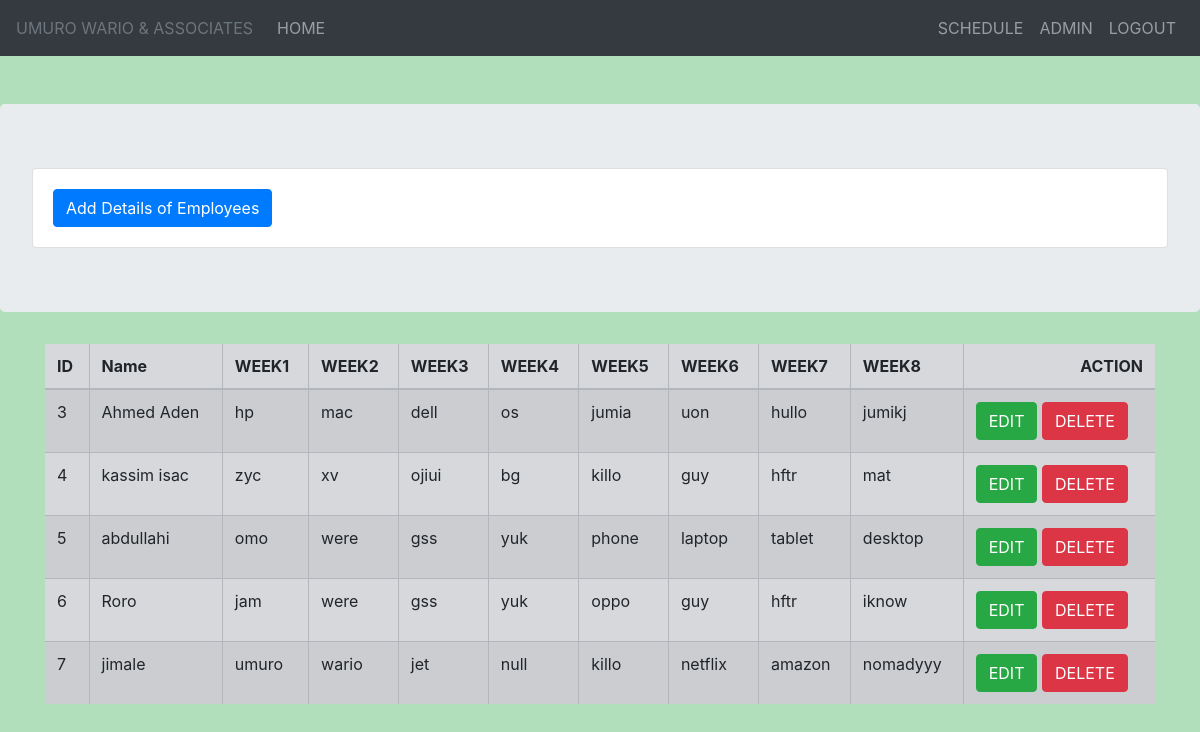
Page /schedule.php on the committed database.
### tables this page shows
CREATE TABLE `employees` (
  `id` int(100) NOT NULL,
  `name` varchar(50) NOT NULL,
  `week1` varchar(255) NOT NULL,
  `week2` varchar(255) NOT NULL,
  `week3` varchar(255) NOT NULL,
  `week4` varchar(255) NOT NULL,
  `week5` varchar(255) NOT NULL,
  `week6` varchar(255) NOT NULL,
  `week7` varchar(255) NOT NULL,
  `week8` varchar(255) NOT NULL
);

### schedule.php (the view, shortened to what this page needs)
<?php
require 'db.php';
?>
<html>
<head>
    <link rel="stylesheet" href="bootstrap-4.2/css/bootstrap.css">
</head>
<body>
<?php
require 'navbar.php';
?>
<br>
<br>
<div class="jumbotron">
    <div class="card">
        <div class="card-body">
            <button type="button" class="btn btn-primary" data-toggle="modal" data-target="#employeeaddmodel">
                Add Details of Employees
            </button>
        </div>
    </div>
</div>
<div class="container">
    <table class="table  table-hover table-secondary table-striped" rules="all">
        <thead>
        <tr>
            <th>ID</th>
            <th>Name</th>
            <th>WEEK1</th>
            <th>WEEK2</th>
            <th>WEEK3</th>
            <th>WEEK4</th>
            <th>WEEK5</th>
            <th>WEEK6</th>
            <th>WEEK7</th>
            <th>WEEK8</th>
            <th style=" text-align: end" colspan="2"> ACTION </th>
        </tr>
        </thead>
        <tbody>
        <?php
        $sql = "SELECT * FROM `employees`";
        $results = mysqli_query($conn, $sql) or die(mysqli_error($conn));
        while ($row=mysqli_fetch_assoc($results)) {
            ?>
            <tr>
                <td><?php echo $row["id"]; ?></td>
                <td><?php echo $row["name"]; ?></td>
                <td><?php echo $row["week1"]; ?></td>
                <td><?php echo $row["week2"]; ?></td>
                <td><?php echo $row["week3"]; ?></td>
                <td><?php echo $row["week4"]; ?></td>
                <td><?php echo $row["week5"]; ?></td>
                <td><?php echo $row["week6"]; ?></td>
                <td><?php echo $row["week7"]; ?></td>
                <td><?php echo $row["week8"]; ?></td>
                <td>
                    <button TYPE='button' class='btn btn-success editbtn' >EDIT</button>
                    <button TYPE='button' class='btn btn-danger deletebtn' >DELETE</button>
                </td>
            </tr>
            <?php
        }
        ?>
        </tbody>
    </table>
</div>
</body>
</html>

### navbar.php (shortened to what this page needs)
<nav class="navbar navbar-expand-md bg-dark navbar-dark">
    <a class="navbar-brand text-muted" style="font-size: 1.0em" href="#">UMURO WARIO & ASSOCIATES</a>
    <div class="collapse navbar-collapse" id="collapsibleNavbar">
        <ul class="navbar-nav" style="font-size: 1.0em">
            <li class="nav-item">
                <a class="nav-link" href="index.php">HOME</a>
            </li>
        </ul>
        <ul class="navbar-nav ml-auto">
            <li class="nav-item">
                <a class="nav-link" href="schedule.php">SCHEDULE</a>
            </li>
            <li class="nav-item">
                <a class="nav-link" href="admin.php">ADMIN</a>
            </li>
            <li class="nav-item">
                <a class="nav-link " href="logout.php">LOGOUT</a>
            </li>
        </ul>
    </div>
</nav>

### schedule.php (style rules this page uses)
body { background-color: #b1dfbb; }

### rows in the picture
employees: id "3", name "Ahmed Aden", week1 "hp", week2 "mac", week3 "dell", week4 "os", week5 "jumia", week6 "uon", week7 "hullo", week8 "jumikj"
employees: id "4", name "kassim isac", week1 "zyc", week2 "xv", week3 "ojiui", week4 "bg", week5 "killo", week6 "guy", week7 "hftr", week8 "mat"
employees: id "5", name "abdullahi", week1 "omo", week2 "were", week3 "gss", week4 "yuk", week5 "phone", week6 "laptop", week7 "tablet", week8 "desktop"
employees: id "6", name "Roro", week1 "jam", week2 "were", week3 "gss", week4 "yuk", week5 "oppo", week6 "guy", week7 "hftr", week8 "iknow"
employees: id "7", name "jimale", week1 "umuro", week2 "wario", week3 "jet", week4 "null", week5 "killo", week6 "netflix", week7 "amazon", week8 "nomadyyy"
